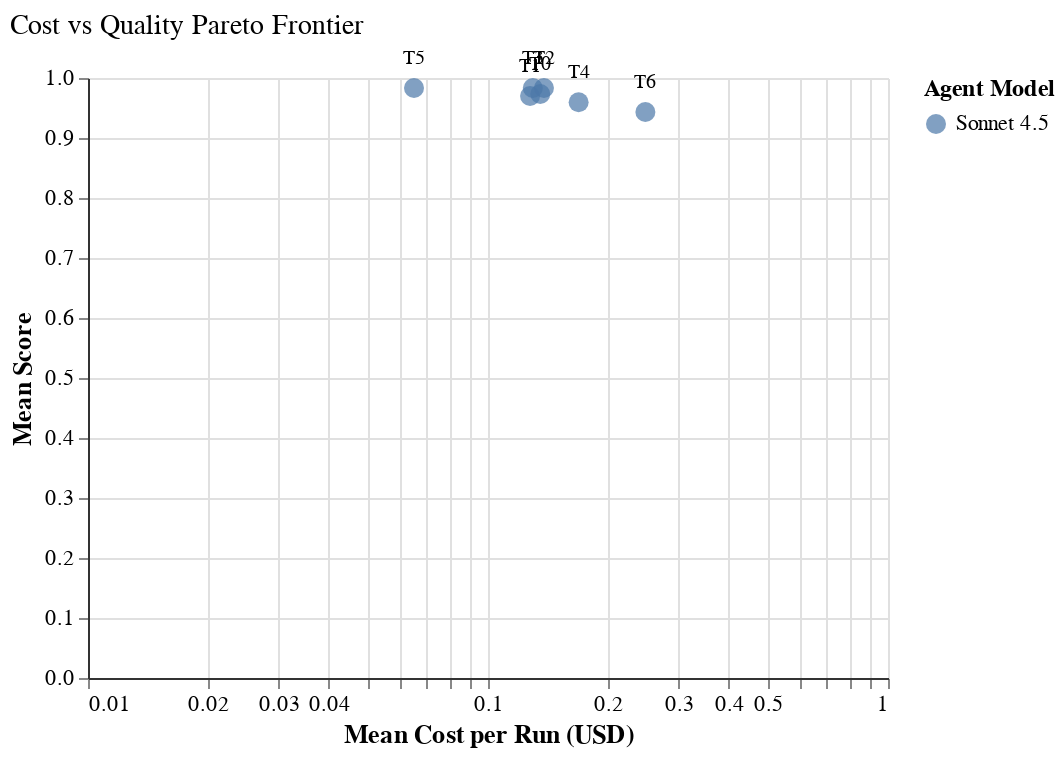

The Vega-Lite source for this figure:
### Vega-Lite specification from a JSON file in a GitHub repository (floating-point values rounded to 4 significant figures)
{"config": {"font": "serif", "axis": {"labelFontSize": 11, "titleFontSize": 13, "gridColor": "#e0e0e0", "domainColor": "#333333"}, "legend": {"labelFontSize": 11, "titleFontSize": 12}, "title": {"fontSize": 14, "anchor": "start", "fontWeight": "normal"}, "view": {"stroke": null, "continuousWidth": 400, "continuousHeight": 300, "strokeWidth": 0}, "mark": {"tooltip": true}}, "layer": [{"mark": {"type": "circle", "size": 100}, "encoding": {"color": {"field": "agent_model", "scale": {"domain": ["Sonnet 4.5"], "range": ["#4C78A8"]}, "title": "Agent Model", "type": "nominal"}, "shape": {"field": "agent_model", "scale": {"domain": ["Sonnet 4.5"], "range": ["circle"]}, "type": "nominal"}, "tooltip": [{"field": "tier", "title": "Tier", "type": "ordinal"}, {"field": "agent_model", "title": "Model", "type": "nominal"}, {"field": "mean_cost", "format": "$.4f", "title": "Mean Cost", "type": "quantitative"}, {"field": "mean_score", "format": ".3f", "title": "Mean Score", "type": "quantitative"}, {"field": "is_pareto", "title": "Pareto Efficient", "type": "nominal"}], "x": {"field": "mean_cost", "scale": {"type": "log"}, "title": "Mean Cost per Run (USD)", "type": "quantitative"}, "y": {"field": "mean_score", "scale": {"domain": [0, 1]}, "title": "Mean Score", "type": "quantitative"}}}, {"mark": {"type": "text", "dy": -15, "fontSize": 10}, "encoding": {"color": {"value": "black"}, "text": {"field": "tier", "type": "ordinal"}, "x": {"field": "mean_cost", "type": "quantitative"}, "y": {"field": "mean_score", "type": "quantitative"}}}], "data": {"name": "data-ac894b9572efbe1c86265ff0647dfdbd"}, "title": "Cost vs Quality Pareto Frontier", "$schema": "https://vega.github.io/schema/vega-lite/v6.1.0.json", "datasets": {"data-ac894b9572efbe1c86265ff0647dfdbd": [{"agent_model": "Sonnet 4.5", "tier": "T0", "mean_cost": 0.1351, "mean_score": 0.9733, "is_pareto": false}, {"agent_model": "Sonnet 4.5", "tier": "T1", "mean_cost": 0.1274, "mean_score": 0.97, "is_pareto": false}, {"agent_model": "Sonnet 4.5", "tier": "T2", "mean_cost": 0.138, "mean_score": 0.9833, "is_pareto": false}, {"agent_model": "Sonnet 4.5", "tier": "T3", "mean_cost": 0.1294, "mean_score": 0.9833, "is_pareto": false}, {"agent_model": "Sonnet 4.5", "tier": "T4", "mean_cost": 0.1685, "mean_score": 0.9595, "is_pareto": false}, {"agent_model": "Sonnet 4.5", "tier": "T5", "mean_cost": 0.06531, "mean_score": 0.9833, "is_pareto": true}, {"agent_model": "Sonnet 4.5", "tier": "T6", "mean_cost": 0.2474, "mean_score": 0.9433, "is_pareto": false}]}}
